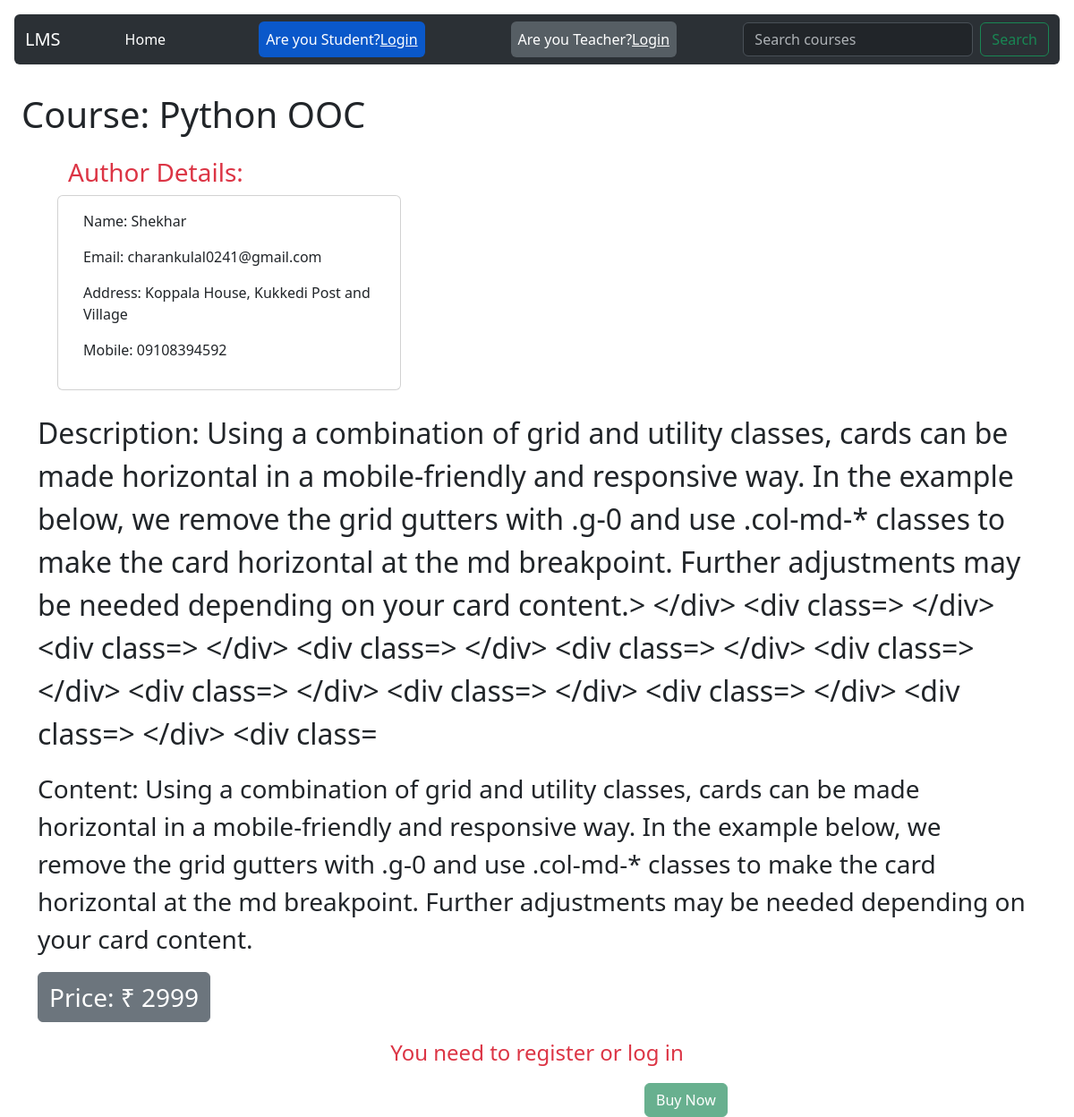
The app's page /course/7/, older data.
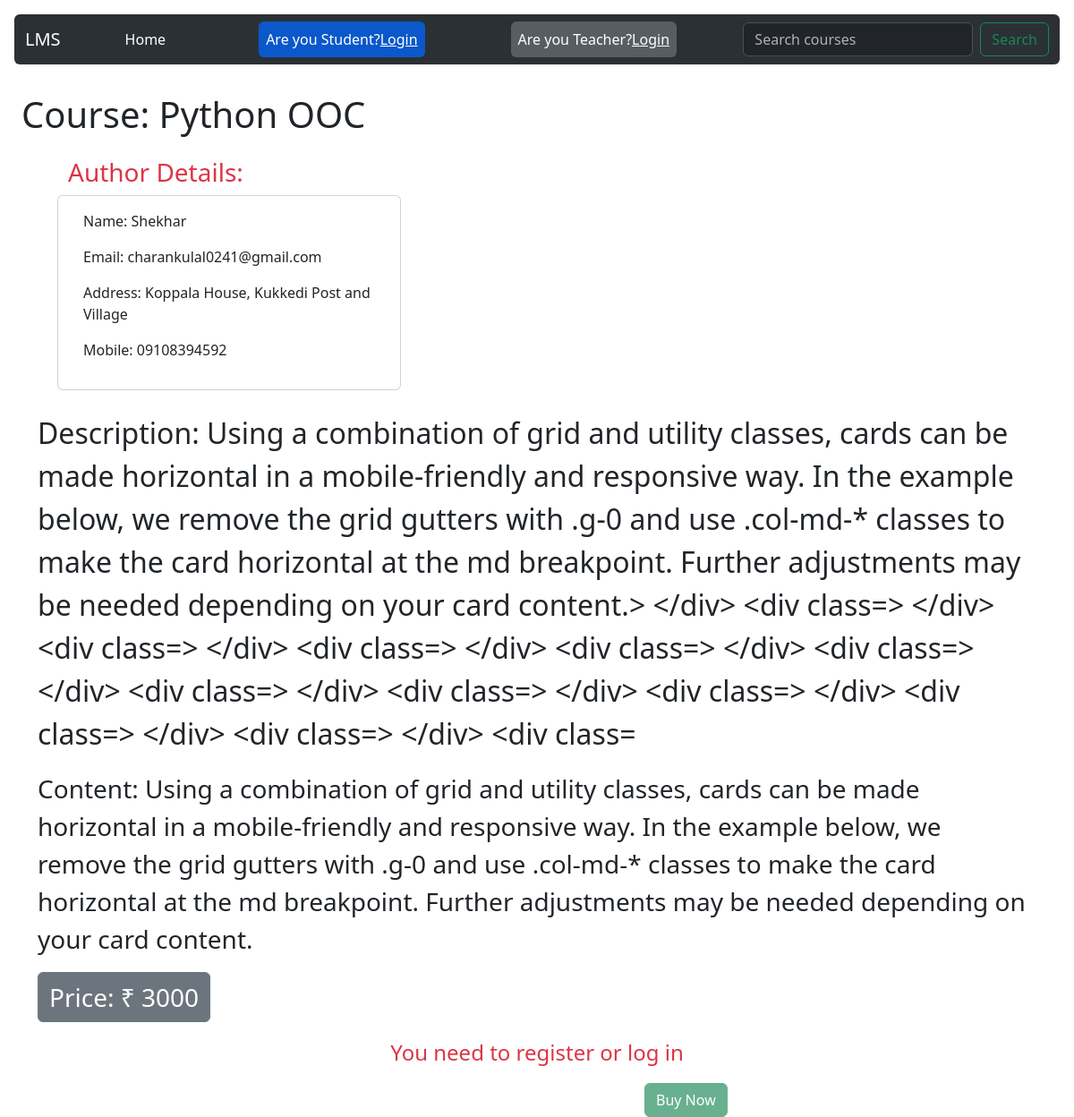
The same page, newer data.
### base/models.py (models this page shows, shortened)
class Course(models.Model):
    courseName = models.CharField(max_length=200)
    teacher_id=models.ForeignKey(Teacher,on_delete=models.CASCADE)
    description=models.TextField()
    content=models.TextField()
    price=models.CharField(max_length=10)
    category=models.CharField(max_length=200)

### base/views.py (the view)
# urls.py: path('course/<str:pk>/',views.courses,name="course"),
def courses(request, pk):
    course = Course.objects.get(id=pk)
    teacher_name = course.teacher_id
    teacher = Teacher.objects.get(name=teacher_name)
    context1 = {'course': course}
    context2 = {'teacher': teacher}
    context = {**context1, **context2}
    return render(request, 'base/courses.html', context)

### base/models.py (called while the page is built)
    def __str__(self):
        return self.name

### base/templates/base/courses.html
{% extends 'main.html' %}
{% block content %}
<h1 class="m-4" style="padding-top: 5rem;">Course: {{course.courseName }}</h1>
<div class="row" style="margin-left: 4rem;">
  <h3 class="text-danger">Author Details: </h3>
<div class="card card-outline-danger" style="width: 24rem;">
    <div class="card-body">
      <p class="text">Name: {{teacher.name}}</p>
      <p class="text">Email: {{teacher.email}}</p>
      <p class="text"> Address: {{teacher.address}}</p>
      <p class="text"> Mobile: {{teacher.phone}}</p>
    </div>
  </div>
</div>
<div class="container mt-4">
  <p class="fs-2">  Description:  {{course.description}}</p>
<p class="fs-3">  Content:  {{course.content}}</p>
<p class="fs-3 btn btn-secondary">Price: &#8377; {{course.price}}</p>
</div>
<p class="text-center text-danger fs-4">You need to register or log in</p>
<div style="margin-left:45rem;">
  <button class="btn btn-success" type="button" disabled >Buy Now</button>
</div>
{% endblock content %}

Row changes from the older to the newer data that the page shows:
changed Course "Python OOC": description "…<div class=> </div> <div class=" → "…<div class=> </div> <div class=> </div> <div class="; price "2999" → "3000"
